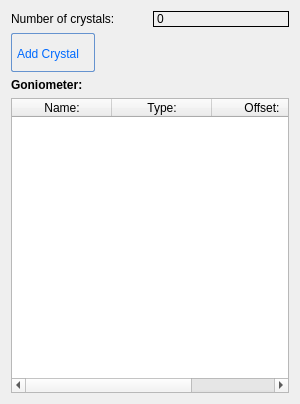
<?xml version="1.0" encoding="UTF-8"?>
<ui version="4.0">
 <class>SamplePropertyWidget</class>
 <widget class="QWidget" name="SamplePropertyWidget">
  <property name="geometry">
   <rect>
    <x>0</x>
    <y>0</y>
    <width>300</width>
    <height>404</height>
   </rect>
  </property>
  <property name="sizePolicy">
   <sizepolicy hsizetype="Expanding" vsizetype="Fixed">
    <horstretch>0</horstretch>
    <verstretch>0</verstretch>
   </sizepolicy>
  </property>
  <property name="windowTitle">
   <string>Form</string>
  </property>
  <property name="styleSheet">
   <string notr="true"/>
  </property>
  <layout class="QGridLayout" name="gridLayout">
   <item row="3" column="0" colspan="2">
    <widget class="QTableWidget" name="tableWidget_Sample">
     <column>
      <property name="text">
       <string>Name:</string>
      </property>
     </column>
     <column>
      <property name="text">
       <string>Type:</string>
      </property>
     </column>
     <column>
      <property name="text">
       <string>Offset:</string>
      </property>
     </column>
    </widget>
   </item>
   <item row="0" column="0" alignment="Qt::AlignLeft">
    <widget class="QLabel" name="label_3">
     <property name="text">
      <string>Number of crystals:</string>
     </property>
    </widget>
   </item>
   <item row="2" column="0">
    <widget class="QLabel" name="label">
     <property name="font">
      <font>
       <weight>75</weight>
       <bold>true</bold>
      </font>
     </property>
     <property name="text">
      <string>Goniometer:</string>
     </property>
    </widget>
   </item>
   <item row="1" column="0" alignment="Qt::AlignLeft">
    <widget class="QPushButton" name="pushButton_addCrystal">
     <property name="styleSheet">
      <string notr="true">QPushButton:hover{
        background: qlineargradient(x1 : 0, y1 : 0, x2 : 0, y2 :   1, stop :   0.0 #ffd9aa,
                stop :   0.5 #ffbb6e, stop :   0.55 #feae42, stop :   1.0 #fedb74);
}

QPushButton {
        border: 1px solid #6593cf;
        border-radius: 2px;
        padding: 5px 15px 2px 5px;
        background: qlineargradient(x1 : 0, y1 : 0, x2 : 0, y2 :   1, stop :   0.0 #f5f9ff,
                stop :   0.5 #c7dfff, stop :   0.55 #afd2ff, stop :   1.0 #c0dbff);
        color: #006aff;
        font: bold large &quot;Arial&quot;;
        height: 30px;
}




QPushButton:pressed {
        background: qlineargradient(x1 : 0, y1 : 0, x2 : 0, y2 :   1, stop :   0.0 #c0dbff,
        stop :   0.5 #cfd26f, stop :   0.55 #c7df6f, stop :   1.0 #f5f9ff);
        padding-top: 2px;
        padding-left: 3px;

}


QPushButton:on {
        background: qlineargradient(x1 : 0, y1 : 0, x2 : 0, y2 :   1, stop :   0.0 #5AA72D,
        stop :   0.5 #B3E296, stop :   0.55 #B3E296, stop :   1.0 #f5f9ff);
        padding-top: 2px;
        padding-left: 3px;
}

QPushButton:disabled {
        background: transparent #e5e9ee;
        padding-top: 2px;        
        padding-left: 3px;
        color: black;
}</string>
     </property>
     <property name="text">
      <string>Add Crystal</string>
     </property>
    </widget>
   </item>
   <item row="0" column="1">
    <widget class="QLabel" name="nsampleLabel">
     <property name="frameShape">
      <enum>QFrame::Box</enum>
     </property>
     <property name="text">
      <string>0</string>
     </property>
    </widget>
   </item>
  </layout>
 </widget>
 <resources/>
 <connections/>
</ui>
